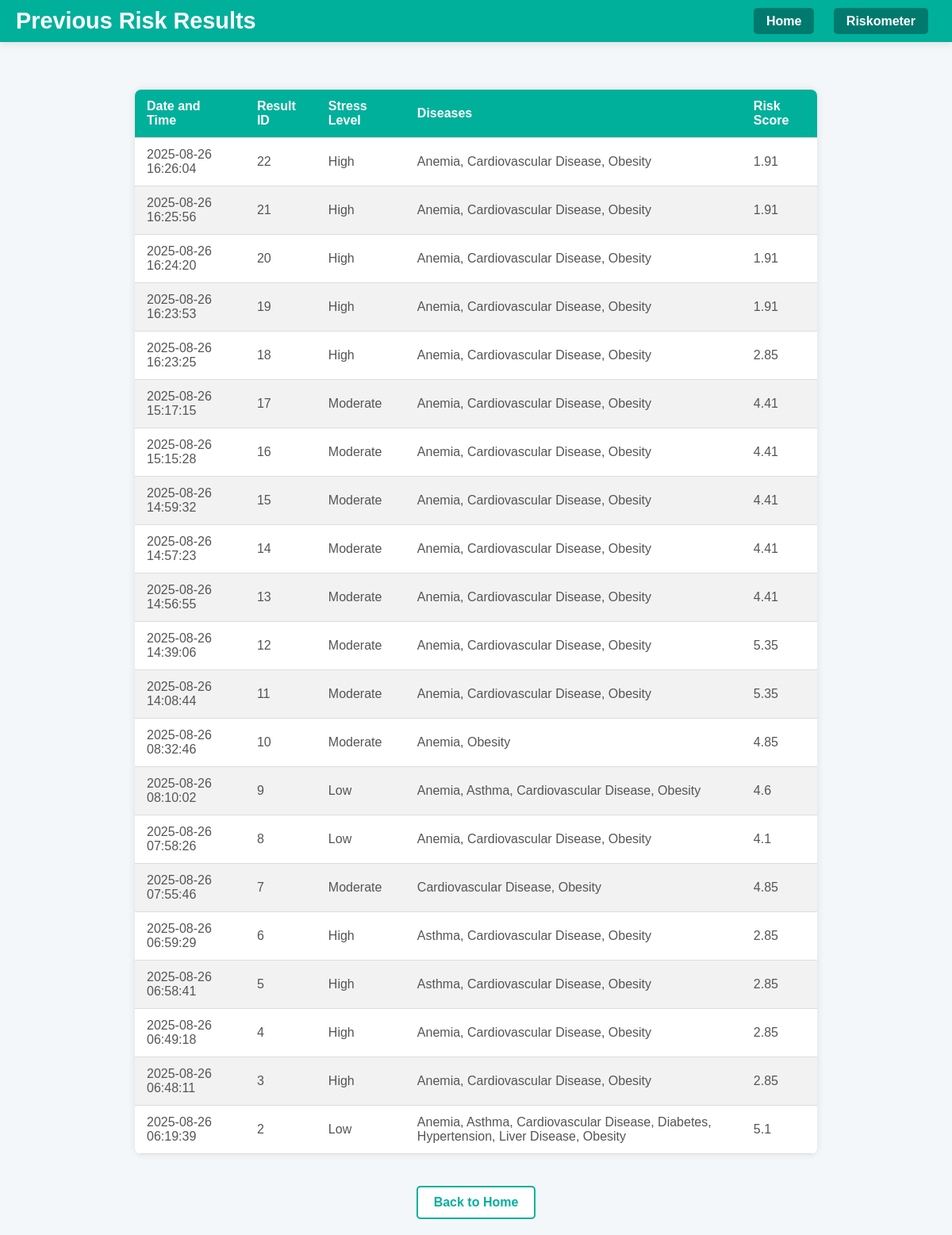
Page /previous_results (signed in) on the committed database.
### tables this page shows
CREATE TABLE ResultData (
    report_id INTEGER PRIMARY KEY AUTOINCREMENT,
    user_id INTEGER,
    stress_level TEXT,
    diseases TEXT,
    risk_score REAL,
    predicted_los REAL,
    readmission_prob REAL,
    readmission_label TEXT,
    created_at TEXT DEFAULT (datetime('now'))
);

### app.py (the view)
@app.route('/previous_results')
def previous_results():
    if 'user_id' not in session:
        return redirect(url_for('login'))
    user_id = session.get('user_id')
    conn = sqlite3.connect('database.db')
    cursor = conn.cursor()
    cursor.execute('''
        SELECT created_at, report_id, stress_level, diseases, risk_score
        FROM ResultData WHERE user_id = ?
        ORDER BY created_at DESC
    ''', (user_id,))
    results = cursor.fetchall()
    conn.close()
    return render_template('previous_results.html', results=results)

### templates/previous_results.html (shortened to what this page needs)
<!DOCTYPE html>
<html lang="en">
<head>
</head>
<body>
    <header>
        <h1>Previous Risk Results</h1>
        <nav>
            <a href="{{ url_for('home') }}">Home</a>
            <a href="{{ url_for('checkup') }}">Riskometer</a>
        </nav>
    </header>
    <div class="container">
        {% if results %}
            <table>
                <thead>
                    <tr>
                        <th>Date and Time</th>
                        <th>Result ID</th>
                        <th>Stress Level</th>
                        <th>Diseases</th>
                        <th>Risk Score</th>
                    </tr>
                </thead>
                <tbody>
                    {% for result in results %}
                        <tr>
                            <td>{{ result[0] }}</td>
                            <td>{{ result[1] }}</td>
                            <td>{{ result[2] }}</td>
                            <td>{{ result[3] }}</td>
                            <td>{{ result[4] }}</td>
                        </tr>
                    {% endfor %}
                </tbody>
            </table>
        {% else %}
            <p>No previous results found.</p>
        {% endif %}
        <a href="{{ url_for('home') }}" class="back-home">Back to Home</a>
    </div>
</body>
</html>

### templates/previous_results.html (style rules this page uses)
body { font-family: "Poppins", sans-serif; background-color: #f4f7f9; color: #333; margin: 0; padding: 0; display: flex; flex-direction: column; align-items: center; min-height: 100vh; }
header { width: 100%; background-color: #00b09b; padding: 10px 0; box-shadow: 0 2px 10px rgba(0, 0, 0, 0.1); margin-bottom: 20px; display: flex; justify-content: space-between; align-items: center; padding: 10px 20px; box-sizing: border-box; }
header h1 { color: #fff; font-size: 1.8rem; margin: 0; }
header nav a { text-decoration: none; color: #fff; margin: 0 10px; font-weight: bold; padding: 8px 16px; background-color: #007a6e; border-radius: 5px; transition: background-color 0.3s ease; }
.container { width: 100%; max-width: 900px; padding: 20px; box-sizing: border-box; text-align: center; }
table { width: 100%; border-collapse: collapse; background-color: #ffffff; box-shadow: 0 0 10px rgba(0, 0, 0, 0.1); border-radius: 8px; overflow: hidden; margin: 20px 0; }
th, td { padding: 12px 15px; text-align: left; border-bottom: 1px solid #ddd; }
th { background-color: #00b09b; color: #ffffff; font-weight: bold; }
tr:nth-child(even) { background-color: #f2f2f2; }
td { color: #555; }
a.back-home { text-decoration: none; color: #00b09b; padding: 10px 20px; background-color: #ffffff; border: 2px solid #00b09b; border-radius: 5px; transition: all 0.3s ease; font-weight: bold; display: inline-block; margin-top: 20px; }

### rows in the picture
ResultData: created_at "2025-08-26 16:26:04", report_id "22", stress_level "High", diseases "Anemia, Cardiovascular Disease, Obesity", risk_score "1.91"
ResultData: created_at "2025-08-26 16:25:56", report_id "21", stress_level "High", diseases "Anemia, Cardiovascular Disease, Obesity", risk_score "1.91"
ResultData: created_at "2025-08-26 16:24:20", report_id "20", stress_level "High", diseases "Anemia, Cardiovascular Disease, Obesity", risk_score "1.91"
ResultData: created_at "2025-08-26 16:23:53", report_id "19", stress_level "High", diseases "Anemia, Cardiovascular Disease, Obesity", risk_score "1.91"
ResultData: created_at "2025-08-26 16:23:25", report_id "18", stress_level "High", diseases "Anemia, Cardiovascular Disease, Obesity", risk_score "2.85"
ResultData: created_at "2025-08-26 15:17:15", report_id "17", stress_level "Moderate", diseases "Anemia, Cardiovascular Disease, Obesity", risk_score "4.41"
ResultData: created_at "2025-08-26 15:15:28", report_id "16", stress_level "Moderate", diseases "Anemia, Cardiovascular Disease, Obesity", risk_score "4.41"
ResultData: created_at "2025-08-26 14:59:32", report_id "15", stress_level "Moderate", diseases "Anemia, Cardiovascular Disease, Obesity", risk_score "4.41"
ResultData: created_at "2025-08-26 14:57:23", report_id "14", stress_level "Moderate", diseases "Anemia, Cardiovascular Disease, Obesity", risk_score "4.41"
ResultData: created_at "2025-08-26 14:56:55", report_id "13", stress_level "Moderate", diseases "Anemia, Cardiovascular Disease, Obesity", risk_score "4.41"
ResultData: created_at "2025-08-26 14:39:06", report_id "12", stress_level "Moderate", diseases "Anemia, Cardiovascular Disease, Obesity", risk_score "5.35"
ResultData: created_at "2025-08-26 14:08:44", report_id "11", stress_level "Moderate", diseases "Anemia, Cardiovascular Disease, Obesity", risk_score "5.35"
ResultData: created_at "2025-08-26 08:32:46", report_id "10", stress_level "Moderate", diseases "Anemia, Obesity", risk_score "4.85"
ResultData: created_at "2025-08-26 08:10:02", report_id "9", stress_level "Low", diseases "Anemia, Asthma, Cardiovascular Disease, Obesity", risk_score "4.6"
ResultData: created_at "2025-08-26 07:58:26", report_id "8", stress_level "Low", diseases "Anemia, Cardiovascular Disease, Obesity", risk_score "4.1"
ResultData: created_at "2025-08-26 07:55:46", report_id "7", stress_level "Moderate", diseases "Cardiovascular Disease, Obesity", risk_score "4.85"
ResultData: created_at "2025-08-26 06:59:29", report_id "6", stress_level "High", diseases "Asthma, Cardiovascular Disease, Obesity", risk_score "2.85"
ResultData: created_at "2025-08-26 06:58:41", report_id "5", stress_level "High", diseases "Asthma, Cardiovascular Disease, Obesity", risk_score "2.85"
ResultData: created_at "2025-08-26 06:49:18", report_id "4", stress_level "High", diseases "Anemia, Cardiovascular Disease, Obesity", risk_score "2.85"
ResultData: created_at "2025-08-26 06:48:11", report_id "3", stress_level "High", diseases "Anemia, Cardiovascular Disease, Obesity", risk_score "2.85"
ResultData: created_at "2025-08-26 06:19:39", report_id "2", stress_level "Low", diseases "Anemia, Asthma, Cardiovascular Disease, Diabetes, Hypertension, Liver Disease, Obesity", risk_score "5.1"
